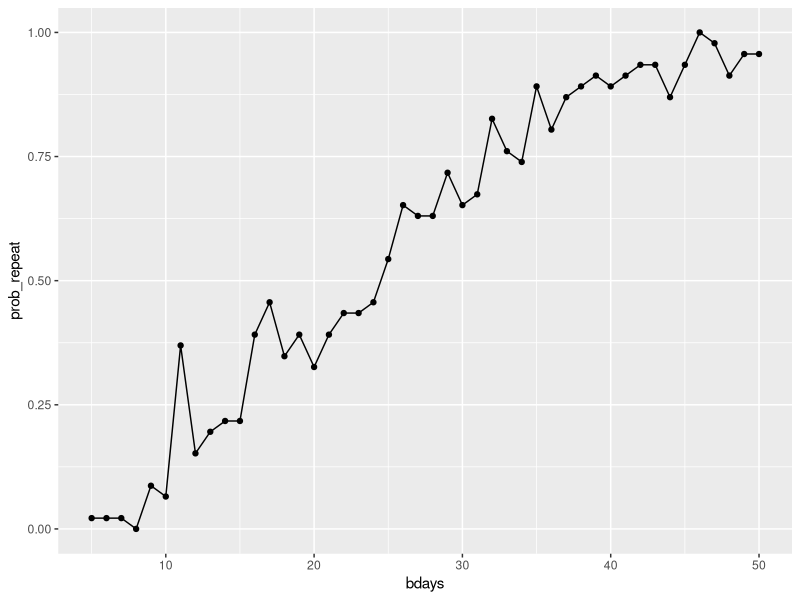

Recreate this plot in R. (Note: a time limit stopped this script after it produced the figure.)
## ---- chunk 1
library(tidyverse)
library(ggplot2)
library(broom)
## ---- chunk 2
birthdays = sample(1:365, 5, replace = TRUE)

repeated_bday = length(unique(birthdays)) < 5
repeated_bday
## ---- chunk 3
bday_sim = function(n_room){
  birthdays = sample(1:365, n_room, replace = TRUE)
  
  repeated_bday = length(unique(birthdays)) < n_room
  repeated_bday
}
## ---- chunk 4
bday_sim_results =
  expand_grid(
    bdays = 5:50,
    iter = 5:50
  ) |>
  mutate(
    result = map_lgl(bdays, bday_sim)
  ) |>
  group_by(
    bdays
  ) |>
  summarise(
    prob_repeat = mean(result)
  )
## ---- chunk 5
bday_sim_results |>
  ggplot(aes(x = bdays, y = prob_repeat)) + 
  geom_point() +
  geom_line()
## ---- chunk 6
one_sample_sim = function(mu, sigma = 5, n_subj = 30, n_sim = 5000, conf_level = 0.95) {
  sim_df = replicate(n_sim, {
    x = rnorm(n_subj, mean = mu, sd = sigma)
    test_result = t.test(x, mu = 0, conf.level = conf_level)
    tidy_res = broom::tidy(test_result)
    tibble(
      mu_hat = mean(x),
      p_value = tidy_res$p.value
    )
  }, 
  simplify = FALSE)
  
  bind_rows(sim_df)
}
## ---- chunk 7
sim_results_df =
  expand_grid(
    mu = 0:6,
    iter = 1:5
  ) |> 
  mutate(
    results = map(mu, one_sample_sim)
  ) |> 
  unnest(results) |> 
  group_by(mu) |> 
  summarise(
    power = mean(p_value < 0.05),
    mean_mu_hat = mean(mu_hat),
    mean_mu_hat_reject = mean(mu_hat[p_value < 0.05])
  )

sim_results_df
## ---- chunk 8
p_power = sim_results_df |>
  ggplot(aes(x = mu, y = power)) +
  geom_line() +
  geom_point()
p_power
## ---- chunk 9
estimate_mu = sim_results_df |>
  ggplot(aes(x = mu)) + 
  geom_line(aes(y = mean_mu_hat, color = "All samples")) +
  geom_point(aes(y = mean_mu_hat, color = "All samples")) +
  geom_line(aes(y = mean_mu_hat_reject, color = "Rejected samples")) +
  geom_point(aes(y = mean_mu_hat_reject, color = "Rejected samples")) 

estimate_mu
